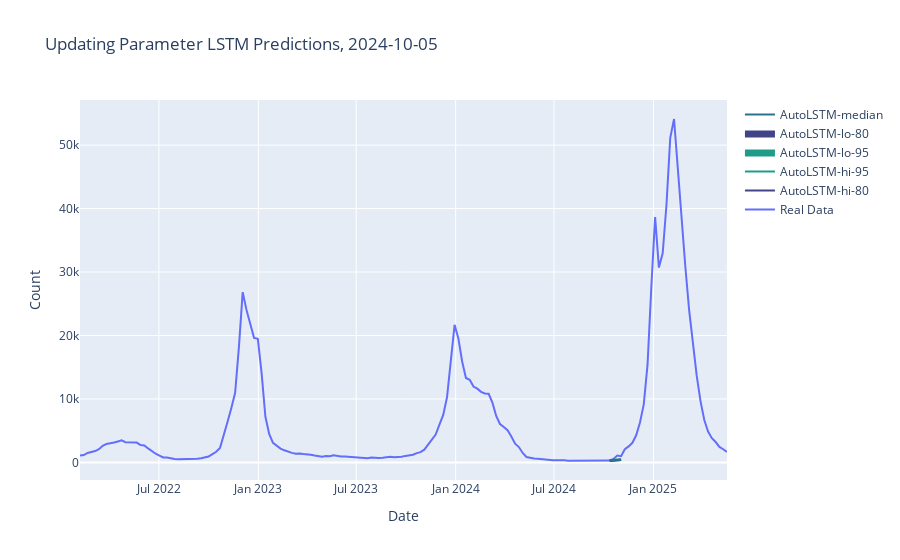
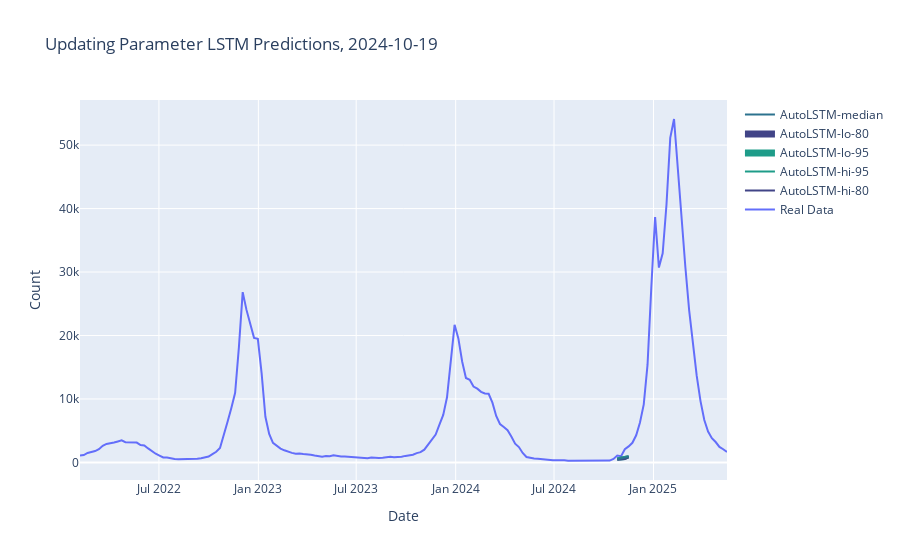
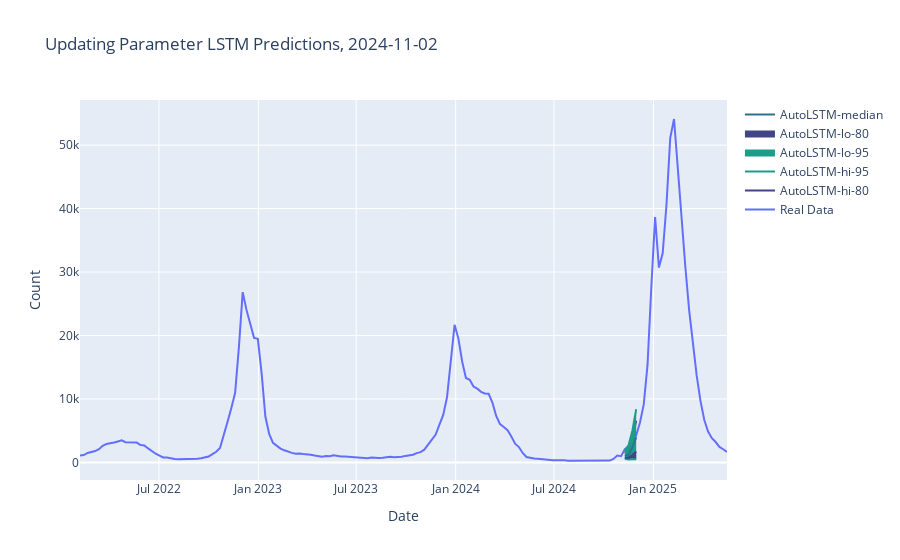
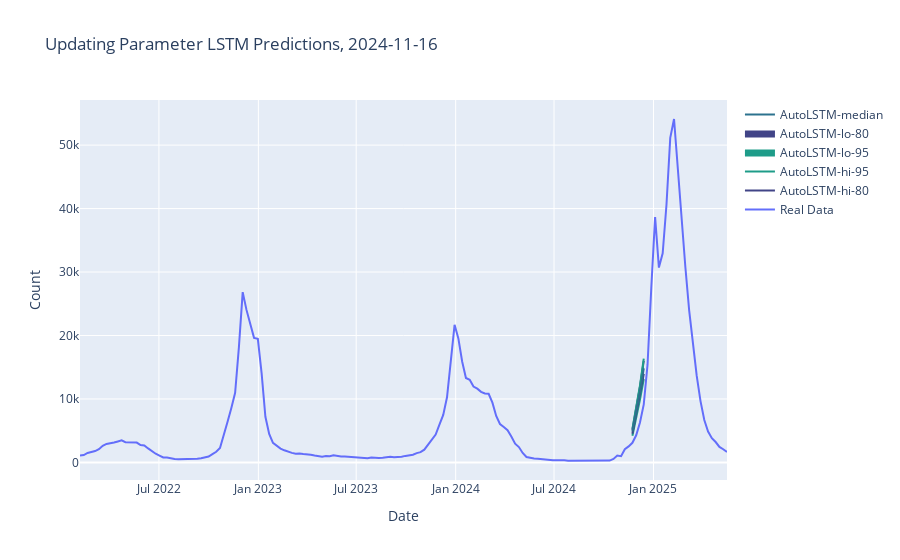

These figures' notebook cell, in order:
### Code cell
UpdatingProcessor.create_graph()

### Figure 1 — Plotly figure (JSON) as saved in the notebook; plotly's stock layout.template omitted (floating-point values rounded to 4 significant figures; data arrays with more than 128 entries replaced by an {"elided": "..."} marker saying what was removed)
{"data": [{"mode": "lines", "name": "Real Data", "type": "scatter", "x": {"elided": "172 str values"}, "y": {"elided": "172 int values"}}, {"line": {"color": "#414487"}, "mode": "lines", "name": "AutoLSTM-hi-80", "type": "scatter", "x": ["2024-10-12T00:00:00", "2024-10-19T00:00:00", "2024-10-26T00:00:00", "2024-11-02T00:00:00"], "y": [334.4, 367.6, 415.6, 444.1]}, {"line": {"color": "#1e9c89"}, "mode": "lines", "name": "AutoLSTM-hi-95", "type": "scatter", "x": ["2024-10-12T00:00:00", "2024-10-19T00:00:00", "2024-10-26T00:00:00", "2024-11-02T00:00:00"], "y": [365.8, 396.7, 446.0, 469.9]}, {"fill": "tonexty", "fillcolor": "#1e9c89", "line": {"color": "#1e9c89"}, "mode": "lines", "name": "AutoLSTM-lo-95", "type": "scatter", "x": ["2024-10-12T00:00:00", "2024-10-19T00:00:00", "2024-10-26T00:00:00", "2024-11-02T00:00:00"], "y": [239.0, 277.6, 329.1, 362.5]}, {"fill": "tonexty", "fillcolor": "#414487", "line": {"color": "#414487"}, "mode": "lines", "name": "AutoLSTM-lo-80", "type": "scatter", "x": ["2024-10-12T00:00:00", "2024-10-19T00:00:00", "2024-10-26T00:00:00", "2024-11-02T00:00:00"], "y": [269.6, 297.1, 339.8, 378.2]}, {"line": {"color": "#2c728e"}, "mode": "lines", "name": "AutoLSTM-median", "type": "scatter", "x": ["2024-10-12T00:00:00", "2024-10-19T00:00:00", "2024-10-26T00:00:00", "2024-11-02T00:00:00"], "y": [303.8, 333.8, 380.3, 425.5]}], "layout": {"autosize": true, "hovermode": "x", "title": {"text": "Updating Parameter LSTM Predictions, 2024-10-05"}, "xaxis": {"autorange": true, "range": ["2022-02-05", "2025-05-17"], "title": {"text": "Date"}, "type": "date"}, "yaxis": {"autorange": true, "range": [-2771, 57109], "title": {"text": "Count"}, "type": "linear"}}}

### Figure 2 — Plotly figure (JSON) as saved in the notebook; plotly's stock layout.template omitted (floating-point values rounded to 4 significant figures; data arrays with more than 128 entries replaced by an {"elided": "..."} marker saying what was removed)
{"data": [{"mode": "lines", "name": "Real Data", "type": "scatter", "x": {"elided": "172 str values"}, "y": {"elided": "172 int values"}}, {"line": {"color": "#414487"}, "mode": "lines", "name": "AutoLSTM-hi-80", "type": "scatter", "x": ["2024-10-26T00:00:00", "2024-11-02T00:00:00", "2024-11-09T00:00:00", "2024-11-16T00:00:00"], "y": [634.2, 752.1, 834.1, 963.0]}, {"line": {"color": "#1e9c89"}, "mode": "lines", "name": "AutoLSTM-hi-95", "type": "scatter", "x": ["2024-10-26T00:00:00", "2024-11-02T00:00:00", "2024-11-09T00:00:00", "2024-11-16T00:00:00"], "y": [670.1, 776.5, 875.0, 992.4]}, {"fill": "tonexty", "fillcolor": "#1e9c89", "line": {"color": "#1e9c89"}, "mode": "lines", "name": "AutoLSTM-lo-95", "type": "scatter", "x": ["2024-10-26T00:00:00", "2024-11-02T00:00:00", "2024-11-09T00:00:00", "2024-11-16T00:00:00"], "y": [418.8, 498.2, 524.8, 788.3]}, {"fill": "tonexty", "fillcolor": "#414487", "line": {"color": "#414487"}, "mode": "lines", "name": "AutoLSTM-lo-80", "type": "scatter", "x": ["2024-10-26T00:00:00", "2024-11-02T00:00:00", "2024-11-09T00:00:00", "2024-11-16T00:00:00"], "y": [427.4, 520.5, 537.5, 790.4]}, {"line": {"color": "#2c728e"}, "mode": "lines", "name": "AutoLSTM-median", "type": "scatter", "x": ["2024-10-26T00:00:00", "2024-11-02T00:00:00", "2024-11-09T00:00:00", "2024-11-16T00:00:00"], "y": [506.4, 629.7, 737.0, 872.7]}], "layout": {"autosize": true, "hovermode": "x", "title": {"text": "Updating Parameter LSTM Predictions, 2024-10-19"}, "xaxis": {"autorange": true, "range": ["2022-02-05", "2025-05-17"], "title": {"text": "Date"}, "type": "date"}, "yaxis": {"autorange": true, "range": [-2771, 57109], "title": {"text": "Count"}, "type": "linear"}}}

### Figure 3 — Plotly figure (JSON) as saved in the notebook; plotly's stock layout.template omitted (floating-point values rounded to 4 significant figures; data arrays with more than 128 entries replaced by an {"elided": "..."} marker saying what was removed)
{"data": [{"mode": "lines", "name": "Real Data", "type": "scatter", "x": {"elided": "172 str values"}, "y": {"elided": "172 int values"}}, {"line": {"color": "#414487"}, "mode": "lines", "name": "AutoLSTM-hi-80", "type": "scatter", "x": ["2024-11-09T00:00:00", "2024-11-16T00:00:00", "2024-11-23T00:00:00", "2024-11-30T00:00:00"], "y": [1458.0, 1945.0, 3895.0, 6552.0]}, {"line": {"color": "#1e9c89"}, "mode": "lines", "name": "AutoLSTM-hi-95", "type": "scatter", "x": ["2024-11-09T00:00:00", "2024-11-16T00:00:00", "2024-11-23T00:00:00", "2024-11-30T00:00:00"], "y": [1849.0, 2730.0, 5026.0, 8381.0]}, {"fill": "tonexty", "fillcolor": "#1e9c89", "line": {"color": "#1e9c89"}, "mode": "lines", "name": "AutoLSTM-lo-95", "type": "scatter", "x": ["2024-11-09T00:00:00", "2024-11-16T00:00:00", "2024-11-23T00:00:00", "2024-11-30T00:00:00"], "y": [589.7, 463.6, 527.0, 511.5]}, {"fill": "tonexty", "fillcolor": "#414487", "line": {"color": "#414487"}, "mode": "lines", "name": "AutoLSTM-lo-80", "type": "scatter", "x": ["2024-11-09T00:00:00", "2024-11-16T00:00:00", "2024-11-23T00:00:00", "2024-11-30T00:00:00"], "y": [716.4, 762.3, 1155.0, 1722.0]}, {"line": {"color": "#2c728e"}, "mode": "lines", "name": "AutoLSTM-median", "type": "scatter", "x": ["2024-11-09T00:00:00", "2024-11-16T00:00:00", "2024-11-23T00:00:00", "2024-11-30T00:00:00"], "y": [1056.0, 1203.0, 2427.0, 3958.0]}], "layout": {"autosize": true, "hovermode": "x", "title": {"text": "Updating Parameter LSTM Predictions, 2024-11-02"}, "xaxis": {"autorange": true, "range": ["2022-02-05", "2025-05-17"], "title": {"text": "Date"}, "type": "date"}, "yaxis": {"autorange": true, "range": [-2771, 57109], "title": {"text": "Count"}, "type": "linear"}}}

### Figure 4 — Plotly figure (JSON) as saved in the notebook; plotly's stock layout.template omitted (floating-point values rounded to 4 significant figures; data arrays with more than 128 entries replaced by an {"elided": "..."} marker saying what was removed)
{"data": [{"mode": "lines", "name": "Real Data", "type": "scatter", "x": {"elided": "172 str values"}, "y": {"elided": "172 int values"}}, {"line": {"color": "#414487"}, "mode": "lines", "name": "AutoLSTM-hi-80", "type": "scatter", "x": ["2024-11-23T00:00:00", "2024-11-30T00:00:00", "2024-12-07T00:00:00", "2024-12-14T00:00:00"], "y": [5110.0, 8383.0, 11930.0, 16000.0]}, {"line": {"color": "#1e9c89"}, "mode": "lines", "name": "AutoLSTM-hi-95", "type": "scatter", "x": ["2024-11-23T00:00:00", "2024-11-30T00:00:00", "2024-12-07T00:00:00", "2024-12-14T00:00:00"], "y": [5294.0, 8482.0, 12120.0, 16360.0]}, {"fill": "tonexty", "fillcolor": "#1e9c89", "line": {"color": "#1e9c89"}, "mode": "lines", "name": "AutoLSTM-lo-95", "type": "scatter", "x": ["2024-11-23T00:00:00", "2024-11-30T00:00:00", "2024-12-07T00:00:00", "2024-12-14T00:00:00"], "y": [4199.0, 6979.0, 9901.0, 13130.0]}, {"fill": "tonexty", "fillcolor": "#414487", "line": {"color": "#414487"}, "mode": "lines", "name": "AutoLSTM-lo-80", "type": "scatter", "x": ["2024-11-23T00:00:00", "2024-11-30T00:00:00", "2024-12-07T00:00:00", "2024-12-14T00:00:00"], "y": [4537.0, 7473.0, 10450.0, 13940.0]}, {"line": {"color": "#2c728e"}, "mode": "lines", "name": "AutoLSTM-median", "type": "scatter", "x": ["2024-11-23T00:00:00", "2024-11-30T00:00:00", "2024-12-07T00:00:00", "2024-12-14T00:00:00"], "y": [4877.0, 7808.0, 11090.0, 14810.0]}], "layout": {"autosize": true, "hovermode": "x", "title": {"text": "Updating Parameter LSTM Predictions, 2024-11-16"}, "xaxis": {"autorange": true, "range": ["2022-02-05", "2025-05-17"], "title": {"text": "Date"}, "type": "date"}, "yaxis": {"autorange": true, "range": [-2771, 57109], "title": {"text": "Count"}, "type": "linear"}}}
